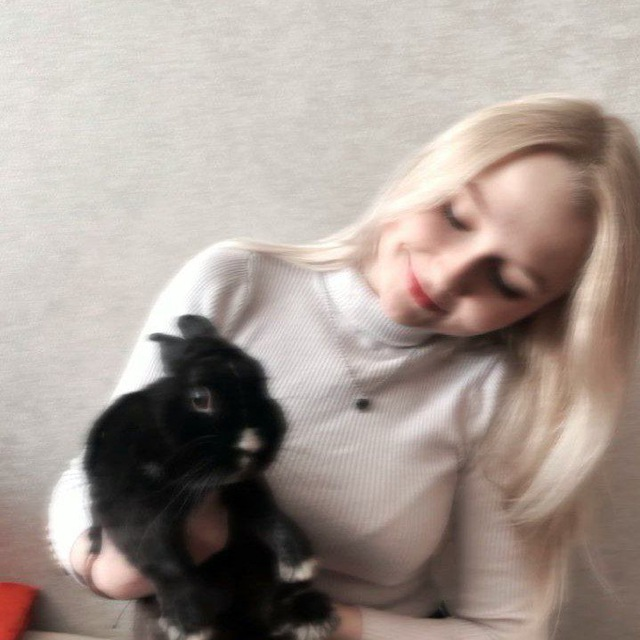
#> input picture tests/1.jpg, 640 x 640 px
$ python ascii_image.py --file tests/1.jpg
#> lines starting #> are read from the running program, lines starting #| are printed output that depends on the picture
#! /usr/bin/env python3

import argparse
import colorama
import requests
from io import BytesIO
import json
import random
import string
import platform
from PIL import Image, ImageEnhance

colorama.init()

CHARS = ['.', ',', ':', ';', '+', '*', '?', '%', 'S', '#', '@']
PALETTE = (
    12, 12, 12,  # Gray
    197, 15, 31,  # Red
    19, 161, 14,  # Green
    193, 156, 0,  # Yellow
    0, 55, 218,  # Blue
    136, 23, 152,  # Magenta
    58, 150, 221,  # Cyan
    204, 204, 204  # White
) + (0, 0, 0) * 248  # Filling the rest of the palette with black
PALETTE_COLORS = ['grey', 'red', 'green', 'yellow',
                  'blue', 'magenta', 'cyan', 'white', 'grey']
PALETTE_IMAGE = Image.new('P', (1, 1), 0)
PALETTE_IMAGE.putpalette(PALETTE)


def image_resize(image, width=None, height=None):
    (old_width, old_height) = image.size
    # Chars are drawn at a 2:1 height:width ratio in the terminal
    old_height = old_height // 2
    if width is None and height is None:
        return image
    if width is None:
        aspect_ratio = height / float(old_height)
        dim = (int(old_width * aspect_ratio), height)
    else:
        aspect_ratio = width / float(old_width)
        dim = (width, int(old_height * aspect_ratio))
    resized = image.resize(dim)
    return resized

def image_to_ascii_greyscale(image, resolution, char_list):
    image = image.convert('L')
    greyscale_values = list(image.getdata())
    ascii_pixels = ''.join(char_list[i // 25] for i in greyscale_values)
    ascii_image = [ascii_pixels[i:i + resolution]
                   for i in range(0, len(ascii_pixels), resolution)]
    return ascii_image

# [29 lines left out: functions adjust_brightness, adjust_contrast, image_to_ascii_color, rgb_to_ansi_escape, not called in this run]


def supports_256_color():
    if platform.system() in ("Linux", "Darwin"):
        import curses
        curses.setupterm()
        if curses.tigetnum("colors") >= 256:
            return True
    return False


def print_image(img, resolution, greyscale=False, bg_color=False, fg_color=True):
    if greyscale:
        bg_color = False
        fg_color = False

    original_aspect_ratio = img.size[0] / img.size[1]
    img = image_resize(img, width=resolution)
    ascii_list = image_to_ascii_greyscale(img, resolution, CHARS)
    ascii_pixels = '\n'.join(ascii_list)
    _256_color = supports_256_color()

    if _256_color:
        color_values = list(img.getdata())
    else:
        color_values = image_to_ascii_color(img)

    idx = 0  # Can't use enumerate because newline chars need to be ingnored
    for i in ascii_pixels:
        if i != '\n':
            if _256_color:
                color = rgb_to_ansi_escape(*color_values[idx])
                print(
                    f"\033[48;5;{color if bg_color else 0};38;5;{color if fg_color else 256}m{i}\033[0;00m", end='')
                idx += 1
            else:
                print(colorama.Fore.WHITE + colorama.Back.BLACK + i, end='')
                idx += 1
        else:
            print(i, end='')
    print('')


# [25 lines left out: functions get_image_from_url, export_json, not called in this run]


def main():
    parser = argparse.ArgumentParser()
    mods = parser.add_mutually_exclusive_group()
    inputs = parser.add_mutually_exclusive_group()
    parser.add_argument('-r', '--resolution', type=int, default=100,
                        help='Width to resize the image to, in pixels. Higher value means more detail. Default=100')
    parser.add_argument('-j', '--json', type=str,
                        help='Specify filepath for JSON output. To be used for embedding in webpages.')
    mods.add_argument('-c', '--color', action='store_true',
                      help='Print the ascii charecters to the console in color')
    parser.add_argument('-b', '--background', action='store_true',
                        help='Print the ascii charecters to the console with colored backgrounds')
    inputs.add_argument('-f', '--file', type=str,
                        help='Specify a file to turn into ASCII')
    inputs.add_argument('-u', '--url', type=str,
                        help='Specify an image URL to turn into ASCII')
    args = parser.parse_args()

    if args.url:
        img = get_image_from_url(args.url)
    elif args.file:
        img = Image.open(args.file)
#> img is the input picture: PIL image 640x640 RGB; mean R, G, B 165.1, 152.8, 145.8
    else:
        parser.error(
            "Please specify either a file path or a URL to convert to ASCII.")

    if args.json:
        export_json(args.json, img, args.resolution)
    else:
        print_image(img, args.resolution, greyscale=not args.color,
                    bg_color=args.background, fg_color=args.color)
#> in image_resize, `resized = image.resize(dim)`:
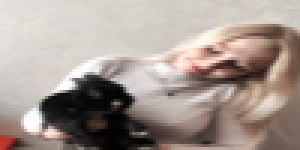
#> resized: PIL image 100x50 RGB (shown 3 times larger); mean R, G, B 165.1, 152.8, 145.8
#> in image_to_ascii_greyscale, `image = image.convert('L')`:
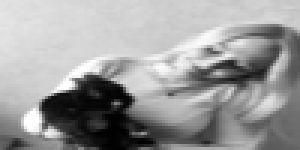
#> image: PIL image 100x50 L (shown 3 times larger); min 0, max 255, mean 155.7
#> in image_to_ascii_greyscale, `greyscale_values = list(image.getdata())`: greyscale_values = 5000 values, max 255 at index 2129, min 0 at index 4433, mean 155.7
#> in image_to_ascii_greyscale, `ascii_image = [ascii_pixels[i:i + resolution] for i in range(0, len(as..`: ascii_image = 50 items


if __name__ == '__main__':
#> (the run stopped early here; a loop or call above may not have finished)
